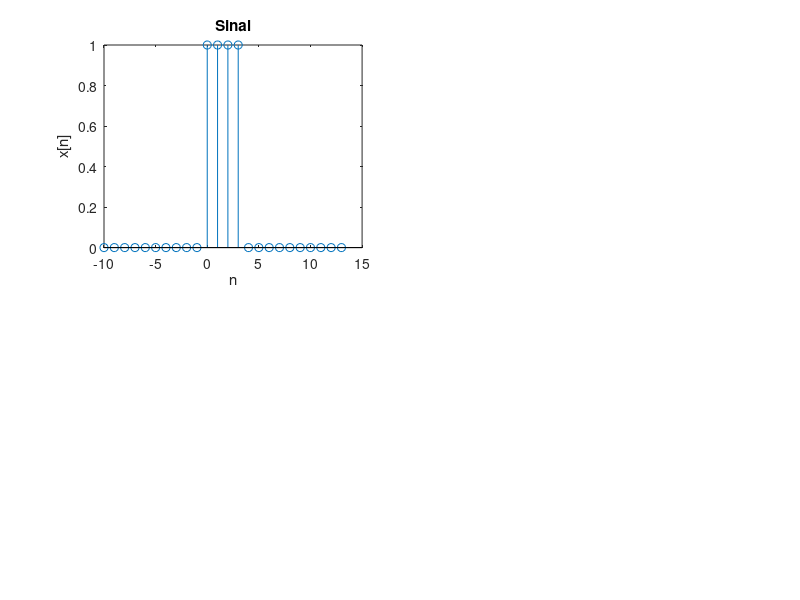

Source code (MATLAB): (Note: this script raises an error after producing the figure.)
T=4; % Tamanho do pulso retangular
t=-10:1:13; % Instante de tempo considerado
x=rectpuls(t-T/2,T); % Geração do pulso

subplot(2,2,1);
stem(t, x);
title('Sinal');
xlabel('n');
ylabel('x[n]')
% Cálculo da DFT
N=20000; % N >> n p/ aproximar da DFT da DTFT
X_dft= dft(x, N);


subplot(2,2,3);
omega = linspace(-2*pi, 2*pi, 2*N);
X_dtft = [conj(X_dft) X_dft];
plot(omega,abs(X_dtft));
title('DTFT de -2\pi até 2\pi');
xlabel('\Omega (rad)');
ylabel('|X(e^{j\Omega})|');

subplot(2,2,4);
arg_dtft = angle(X_dtft);
plot(omega, arg_dtft);
%title('Fase do sinal de -2\pi até 2\pi');
xlabel('\Omega (rad)');
ylabel('arg(X(e^{j\Omega})');

input('Pressione uma tecla para visualizar os próximos...');

subplot(2,2,1);
omega = linspace(0, 2*pi, N);
plot(omega,abs(X_dft));
title('DTFT de 0 até 2\pi');
xlim([0 2*pi])
xlabel('\Omega (rad)');
ylabel('|X(e^{j\Omega})|');

subplot(2,2,2);
arg_dtft = angle(X_dft);
plot(omega, arg_dtft);
xlim([0 2*pi])
%title('Fase do sinal de -2\pi até 2\pi');
xlabel('\Omega (rad)');
ylabel('arg(X(e^{j\Omega})');

% DFT 4 pontos
subplot(2,2,3)
N = 4;
X_dft= dft(x, N);
stem(abs(X_dft));
title('DFT de 4 Pontos');
xlabel('K');
ylabel('|X[k]|');

subplot(2,2,4)
stem(angle(X_dft));
xlabel('K');
ylabel('arg(X[k])');

input('Pressione uma tecla para visualizar os próximos...');

%DFT 8
subplot(2,2,3)
N = 8;
X_dft= dft(x, N);
stem(abs(X_dft));
title('DFT de 8 Pontos');
xlabel('K');
ylabel('|X[k]|');

subplot(2,2,4)
stem(angle(X_dft));
xlabel('K');
ylabel('arg(X[k])');

input('Pressione uma tecla para visualizar os próximos...');

%DFT 16
subplot(2,2,3)
N = 16;
X_dft= dft(x, N);
stem(abs(X_dft));
title('DFT de 16 Pontos');
xlabel('K');
ylabel('|X[k]|');

subplot(2,2,4)
stem(angle(X_dft));
xlabel('K');
ylabel('arg(X[k])');

input('Pressione uma tecla para visualizar os próximos...');

%DFT 128
subplot(2,2,3)
N = 300;
X_dft= dft(x, N);
stem(abs(X_dft));
title('DFT de 128 Pontos');
xlabel('K');
ylabel('|X[k]|');

subplot(2,2,4)
stem(angle(X_dft));
xlabel('K');
ylabel('arg(X[k])');

